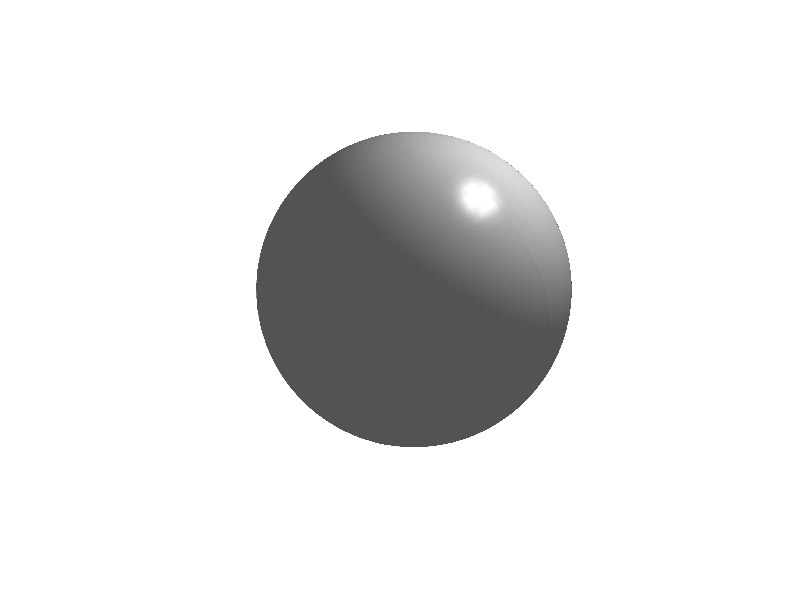

Source code (MATLAB):
clc;
clear;
close all;

r = 1;
theta = linspace(0, 2*pi, 100);
phi = linspace(0, pi, 50);
[Theta, Phi] = meshgrid(theta, phi);
X = r * sin(Phi) .* cos(Theta);
Y = r * sin(Phi) .* sin(Theta);
Z = r * cos(Phi);

figure
surf(X, Y, Z, 'FaceColor', [0.9, 0.9, 0.9], 'EdgeColor', 'none');
hold on;

light('Position', [1, 1, 2], 'Style', 'local');
lighting gouraud;
material shiny;

axis equal;
# set(gca, 'Color', [1, 1, 1]);
view(30, 30);
axis off;

print('pearl.png','-dpng','-r300');
